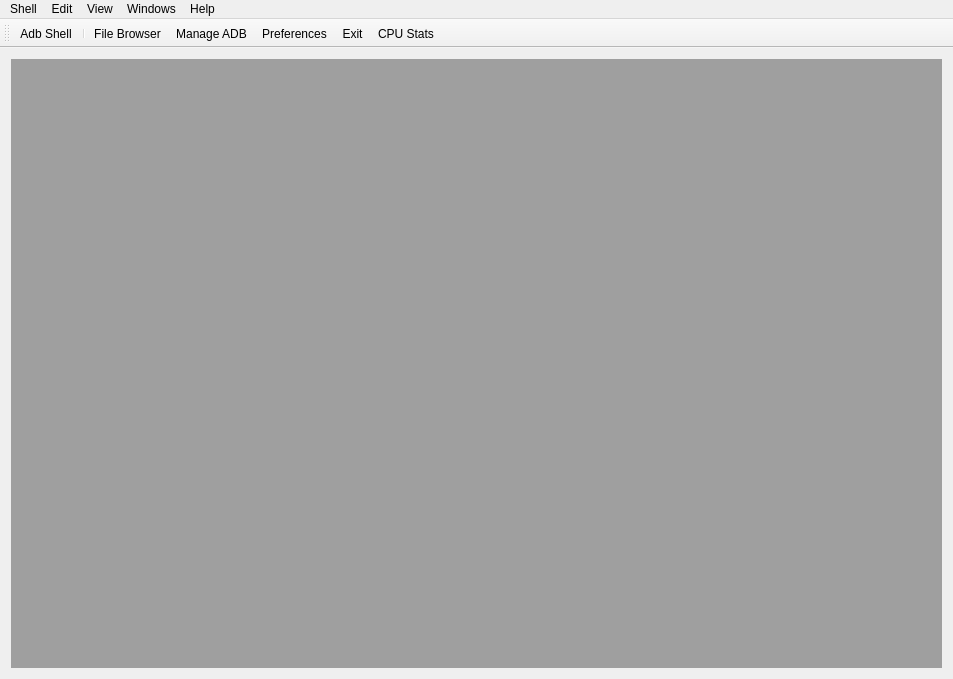
<?xml version="1.0" encoding="UTF-8"?>
<ui version="4.0">
 <class>MainWindow</class>
 <widget class="QMainWindow" name="MainWindow">
  <property name="geometry">
   <rect>
    <x>0</x>
    <y>0</y>
    <width>953</width>
    <height>679</height>
   </rect>
  </property>
  <property name="sizePolicy">
   <sizepolicy hsizetype="Maximum" vsizetype="Maximum">
    <horstretch>0</horstretch>
    <verstretch>0</verstretch>
   </sizepolicy>
  </property>
  <property name="minimumSize">
   <size>
    <width>600</width>
    <height>500</height>
   </size>
  </property>
  <property name="windowTitle">
   <string>Thenga: Advanced ADB GUI</string>
  </property>
  <property name="windowIcon">
   <iconset resource="../../Resources1.qrc">
    <normaloff>:/icons/res/debug.png</normaloff>:/icons/res/debug.png</iconset>
  </property>
  <property name="iconSize">
   <size>
    <width>128</width>
    <height>128</height>
   </size>
  </property>
  <property name="toolButtonStyle">
   <enum>Qt::ToolButtonTextBesideIcon</enum>
  </property>
  <widget class="QWidget" name="centralWidget">
   <layout class="QVBoxLayout" name="verticalLayout_2">
    <item>
     <widget class="QMdiArea" name="mdiArea">
      <property name="documentMode">
       <bool>true</bool>
      </property>
      <property name="tabsClosable">
       <bool>true</bool>
      </property>
      <property name="tabsMovable">
       <bool>true</bool>
      </property>
     </widget>
    </item>
   </layout>
  </widget>
  <widget class="QMenuBar" name="menuBar">
   <property name="geometry">
    <rect>
     <x>0</x>
     <y>0</y>
     <width>953</width>
     <height>21</height>
    </rect>
   </property>
   <widget class="QMenu" name="menuFile">
    <property name="title">
     <string>Shell</string>
    </property>
    <addaction name="actionAdb_Shell"/>
    <addaction name="actionManage"/>
    <addaction name="actionReboot_Device"/>
    <addaction name="separator"/>
    <addaction name="actionExit"/>
   </widget>
   <widget class="QMenu" name="menuHelp">
    <property name="title">
     <string>Help</string>
    </property>
    <addaction name="actionAbout"/>
   </widget>
   <widget class="QMenu" name="menuWindows">
    <property name="title">
     <string>Windows</string>
    </property>
    <addaction name="actionClose"/>
    <addaction name="actionClose_All"/>
    <addaction name="separator"/>
    <addaction name="actionCascade_Windows"/>
    <addaction name="actionTile_Windows"/>
   </widget>
   <widget class="QMenu" name="menuView">
    <property name="title">
     <string>View</string>
    </property>
   </widget>
   <widget class="QMenu" name="menuEdit">
    <property name="title">
     <string>Edit</string>
    </property>
    <addaction name="actionCopy"/>
    <addaction name="actionPaste"/>
    <addaction name="separator"/>
    <addaction name="actionSettings"/>
   </widget>
   <addaction name="menuFile"/>
   <addaction name="menuEdit"/>
   <addaction name="menuView"/>
   <addaction name="menuWindows"/>
   <addaction name="menuHelp"/>
  </widget>
  <widget class="QToolBar" name="mainToolBar">
   <property name="windowTitle">
    <string>Tool Bar</string>
   </property>
   <property name="iconSize">
    <size>
     <width>16</width>
     <height>16</height>
    </size>
   </property>
   <property name="toolButtonStyle">
    <enum>Qt::ToolButtonTextBesideIcon</enum>
   </property>
   <attribute name="toolBarArea">
    <enum>TopToolBarArea</enum>
   </attribute>
   <attribute name="toolBarBreak">
    <bool>false</bool>
   </attribute>
   <addaction name="actionAdb_Shell"/>
   <addaction name="separator"/>
   <addaction name="actionFile_Browser"/>
   <addaction name="actionManage"/>
   <addaction name="actionSettings"/>
   <addaction name="actionExit"/>
   <addaction name="actionCPU_Stats"/>
  </widget>
  <action name="actionManage">
   <property name="icon">
    <iconset resource="../../Resources1.qrc">
     <normaloff>:/icons/res/settings.png</normaloff>:/icons/res/settings.png</iconset>
   </property>
   <property name="text">
    <string>Manage ADB</string>
   </property>
   <property name="toolTip">
    <string>Start, Stop ADB Server</string>
   </property>
   <property name="iconVisibleInMenu">
    <bool>true</bool>
   </property>
  </action>
  <action name="actionExit">
   <property name="icon">
    <iconset resource="../../Resources1.qrc">
     <normaloff>:/icons/res/exit.png</normaloff>:/icons/res/exit.png</iconset>
   </property>
   <property name="text">
    <string>Exit</string>
   </property>
   <property name="iconVisibleInMenu">
    <bool>true</bool>
   </property>
  </action>
  <action name="actionAbout">
   <property name="icon">
    <iconset resource="../../Resources1.qrc">
     <normaloff>:/icons/res/info.png</normaloff>:/icons/res/info.png</iconset>
   </property>
   <property name="text">
    <string>About</string>
   </property>
   <property name="iconVisibleInMenu">
    <bool>true</bool>
   </property>
  </action>
  <action name="actionSettings">
   <property name="icon">
    <iconset resource="../../Resources1.qrc">
     <normaloff>:/icons/res/develop.png</normaloff>:/icons/res/develop.png</iconset>
   </property>
   <property name="text">
    <string>Preferences</string>
   </property>
   <property name="toolTip">
    <string>Change the settings</string>
   </property>
   <property name="iconVisibleInMenu">
    <bool>true</bool>
   </property>
  </action>
  <action name="actionAdb_Shell">
   <property name="icon">
    <iconset resource="../../Resources1.qrc">
     <normaloff>:/icons/res/new_tab.png</normaloff>:/icons/res/new_tab.png</iconset>
   </property>
   <property name="text">
    <string>Adb Shell</string>
   </property>
   <property name="toolTip">
    <string>Opens the ADB Shell</string>
   </property>
   <property name="shortcut">
    <string>Ctrl+Shift+T</string>
   </property>
  </action>
  <action name="actionFile_Browser">
   <property name="icon">
    <iconset resource="../../Resources1.qrc">
     <normaloff>:/icons/res/folder.png</normaloff>:/icons/res/folder.png</iconset>
   </property>
   <property name="text">
    <string>File Browser</string>
   </property>
  </action>
  <action name="actionClose">
   <property name="icon">
    <iconset resource="../../Resources1.qrc">
     <normaloff>:/icons/res/close.png</normaloff>:/icons/res/close.png</iconset>
   </property>
   <property name="text">
    <string>Close</string>
   </property>
   <property name="toolTip">
    <string>Close the current Window</string>
   </property>
  </action>
  <action name="actionClose_All">
   <property name="icon">
    <iconset resource="../../Resources1.qrc">
     <normaloff>:/icons/res/close.png</normaloff>:/icons/res/close.png</iconset>
   </property>
   <property name="text">
    <string>Close All</string>
   </property>
   <property name="toolTip">
    <string>Close All windows</string>
   </property>
  </action>
  <action name="actionCopy">
   <property name="enabled">
    <bool>false</bool>
   </property>
   <property name="icon">
    <iconset resource="../../Resources1.qrc">
     <normaloff>:/icons/res/copy.png</normaloff>:/icons/res/copy.png</iconset>
   </property>
   <property name="text">
    <string>Copy</string>
   </property>
   <property name="shortcut">
    <string>Ctrl+C</string>
   </property>
  </action>
  <action name="actionPaste">
   <property name="enabled">
    <bool>true</bool>
   </property>
   <property name="icon">
    <iconset resource="../../Resources1.qrc">
     <normaloff>:/icons/res/paste.png</normaloff>:/icons/res/paste.png</iconset>
   </property>
   <property name="text">
    <string>Paste</string>
   </property>
   <property name="shortcut">
    <string>Ctrl+V</string>
   </property>
  </action>
  <action name="actionCPU_Stats">
   <property name="icon">
    <iconset resource="../../Resources1.qrc">
     <normaloff>:/icons/res/connect.png</normaloff>:/icons/res/connect.png</iconset>
   </property>
   <property name="text">
    <string>CPU Stats</string>
   </property>
  </action>
  <action name="actionCascade_Windows">
   <property name="icon">
    <iconset resource="../../Resources1.qrc">
     <normaloff>:/icons/res/copy.png</normaloff>:/icons/res/copy.png</iconset>
   </property>
   <property name="text">
    <string>Cascade Windows</string>
   </property>
  </action>
  <action name="actionTile_Windows">
   <property name="icon">
    <iconset resource="../../Resources1.qrc">
     <normaloff>:/icons/res/cut.png</normaloff>:/icons/res/cut.png</iconset>
   </property>
   <property name="text">
    <string>Tile Windows</string>
   </property>
  </action>
  <action name="actionReboot_Device">
   <property name="icon">
    <iconset resource="../../Resources1.qrc">
     <normaloff>:/icons/res/usb_green.png</normaloff>:/icons/res/usb_green.png</iconset>
   </property>
   <property name="text">
    <string>Reboot Device</string>
   </property>
   <property name="toolTip">
    <string>Reboot Device</string>
   </property>
  </action>
 </widget>
 <layoutdefault spacing="6" margin="11"/>
 <resources>
  <include location="../../Resources1.qrc"/>
 </resources>
 <connections/>
</ui>
